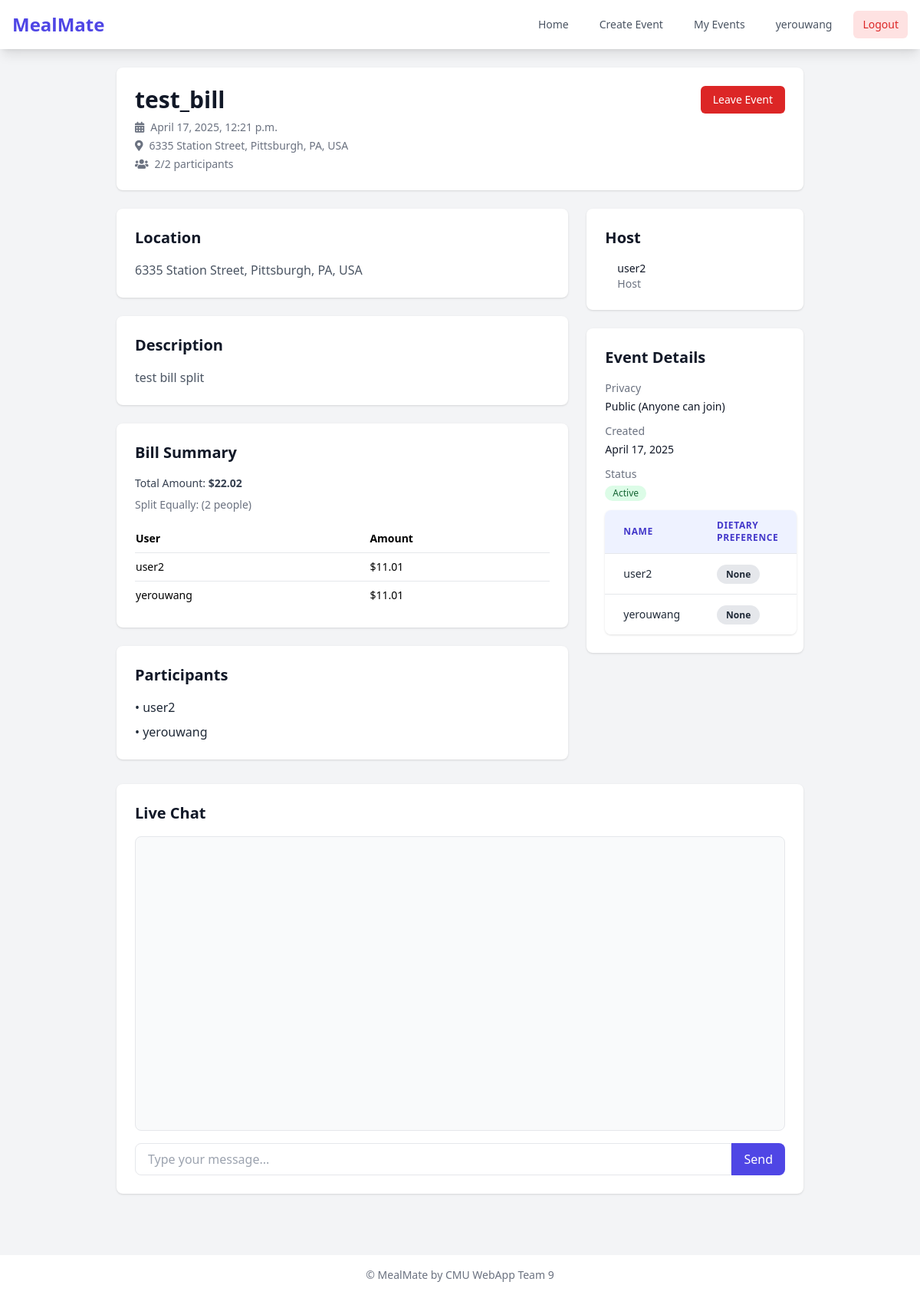
/event/2/ (signed in), run on the app's committed database.
### MealMate/models.py (models this page shows, shortened)
class MealEvent(models.Model):
    title = models.CharField(max_length=100)
    description = models.TextField(blank=True)
    date_time = models.DateTimeField()
    location = models.CharField(max_length=255)
    latitude = models.FloatField(blank=True, null=True)
    longitude = models.FloatField(blank=True, null=True)
    max_participants = models.PositiveIntegerField()
    participants = models.ManyToManyField(User, through='Participation', related_name='events_joined')
    status = models.CharField(max_length=20, default='active')
    created_at = models.DateTimeField(auto_now_add=True)
    privacy = models.CharField(max_length=10, choices=[('public', 'Public'), ('private', 'Private')])
    invitation_code = models.CharField(max_length=10, blank=True, null=True)
    host = models.ForeignKey(User, on_delete=models.CASCADE, related_name='hosted_events')

class Bill(models.Model):
    event = models.OneToOneField(MealEvent, on_delete=models.CASCADE)
    is_split_equally = models.BooleanField(default=True)
    total_amount = models.DecimalField(max_digits=8, decimal_places=2, null=True, blank=True)

class Payment(models.Model):
    bill = models.ForeignKey(Bill, on_delete=models.CASCADE)
    user = models.ForeignKey(User, on_delete=models.CASCADE)
    amount = models.DecimalField(max_digits=8, decimal_places=2)
    status = models.CharField(max_length=20, choices=[('Pending', 'Pending'), ('Completed', 'Completed')])

class Participation(models.Model):
    user = models.ForeignKey(User, on_delete=models.CASCADE)
    event = models.ForeignKey(MealEvent, on_delete=models.CASCADE)
    joined_at = models.DateTimeField(auto_now_add=True)
    class Meta:
        unique_together = ('user', 'event')

class UserProfile(models.Model):
    user = models.OneToOneField(User, on_delete=models.CASCADE)
    first_name = models.CharField(max_length=30, blank=True)
    last_name = models.CharField(max_length=30, blank=True)
    email = models.EmailField(blank=True)
    phone = models.CharField(max_length=20, blank=True)
    contact_info = models.TextField(blank=True)
    dietary_preferences = models.CharField(
        max_length=100,
        choices=[
            ('vegetarian', 'Vegetarian'),
            ('vegan', 'Vegan'),
            ('halal', 'Halal'),
            ('kosher', 'Kosher'),
            ('none', 'No Preference'),
        ],
        default='none',
        blank=True
    )

### MealMate/views.py (the view, shortened to what this page needs)
# urls.py: path("event/<int:event_id>/", views.event_detail, name='event_detail'),
@require_http_methods(["GET", "POST"])
@login_required
def event_detail(request, event_id):
    event = get_object_or_404(MealEvent, id=event_id)
    is_participant = Participation.objects.filter(user=request.user, event=event).exists()
    is_host = request.user == event.host
    participants = Participation.objects.filter(event=event).select_related('user')
    preferences = [
        p.user.userprofile.dietary_preferences for p in participants
        if hasattr(p.user, 'userprofile')
    ]
    pref_counts = Counter(preferences)
    context = {
        "event": event,
        "is_participant": is_participant,
        "is_host": is_host,
        'dietary_data': dict(pref_counts),
    }
    return render(request, 'MealMate/event_detail.html', context)

### MealMate/templates/MealMate/event_detail.html (shortened to what this page needs)
{% extends 'MealMate/base.html' %}
{% block content %}
<div class="max-w-4xl mx-auto">
    <div class="bg-white shadow rounded-lg p-6 mb-6">
        <div class="flex justify-between items-start">
            <div>
                <h1 class="text-3xl font-bold text-gray-900">{{ event.title }}</h1>
                <div class="mt-2 flex items-center text-sm text-gray-500">
                    <i class="fas fa-calendar-alt mr-2"></i>
                    {{ event.date_time|date:"F j, Y, g:i a" }}
                </div>
                <div class="mt-1 flex items-center text-sm text-gray-500">
                    <i class="fas fa-map-marker-alt mr-2"></i>
                    {{ event.location }}
                </div>
                <div class="mt-1 flex items-center text-sm text-gray-500">
                    <i class="fas fa-users mr-2"></i>
                    {{ event.participants.count }}/{{ event.max_participants }} participants
                </div>
            </div>
            <div class="flex space-x-4">
                {% if user == event.host %}
                    <a href="{% url 'edit_event' event.id %}"
                       class="inline-flex items-center px-4 py-2 border border-gray-300 text-sm font-medium rounded-md text-gray-700 bg-white hover:bg-gray-50">
                        Edit Event
                    </a>
                    <a href="{% url 'delete_event' event.id %}"
                       class="inline-flex items-center px-4 py-2 border border-transparent text-sm font-medium rounded-md text-white bg-red-600 hover:bg-red-700"
                       onclick="return confirm('Are you sure you want to delete this event? This operation cannot be undone.');">
                       <i class="fas fa-trash-alt mr-2"></i> Delete Event
                    </a>
                {% else %}
                    {% if user in event.participants.all %}
                        <a href="{% url 'leave_event' event.id %}"
                           class="inline-flex items-center px-4 py-2 text-sm font-medium rounded-md text-white bg-red-600 hover:bg-red-700">
                            Leave Event
                        </a>
                    {% elif event.privacy == 'public' and event.participants.all.count < event.max_participants %}
                        <a href="{% url 'join_event' event.id %}"
                           class="inline-flex items-center px-4 py-2 text-sm font-medium rounded-md text-white bg-indigo-600 hover:bg-indigo-700">
                            Join Event
                        </a>
                    {% endif %}
                {% endif %}
            </div>
        </div>
    </div>
    <div class="grid grid-cols-1 md:grid-cols-3 gap-6">
        <div class="md:col-span-2 space-y-6">
            <div class="bg-white shadow rounded-lg p-6">
                <h2 class="text-xl font-semibold text-gray-900 mb-4">Location</h2>
                <p class="text-gray-600">{{ event.location }}</p>
            </div>
            <div class="bg-white shadow rounded-lg p-6">
                <h2 class="text-xl font-semibold text-gray-900 mb-4">Description</h2>
                <p class="text-gray-600">{{ event.description }}</p>
            </div>
                {% if is_participant or is_host %}
                <div class="bg-white shadow rounded-lg p-6 mb-6">
                    <h2 class="text-xl font-semibold text-gray-900 mb-4">Bill Summary</h2>
                    {% if event.bill %}
                        <p class="text-sm text-gray-700 mb-2">Total Amount: <strong>${{ event.bill.total_amount }}</strong></p>
                        <p class="text-sm text-gray-500 mb-4">Split Equally: ({{ event.participants.count }} people)</p>
                        <table class="min-w-full text-sm">
                            <thead class="border-b font-medium">
                                <tr>
                                    <th class="py-2 text-left">User</th>
                                    <th class="py-2 text-left">Amount</th>
                                </tr>
                            </thead>
                            <tbody>
                                {% for payment in event.bill.payment_set.all %}
                                    <tr class="border-t">
                                        <td class="py-2">{{ payment.user.username }}</td>
                                        <td class="py-2">${{ payment.amount }}</td>
                                    </tr>
                                {% endfor %}
                            </tbody>
                        </table>
                    {% endif %}
                </div>
            {% endif %}
                <div class="bg-white shadow rounded-lg p-6">
                    <h2 class="text-xl font-semibold text-gray-900 mb-4">Participants</h2>
                    <div class="space-y-2">
                        {% for p in event.participation_set.all %}
                        <div class="text-gray-800">• {{ p.user.username }}</div>
                        {% endfor %}
                    </div>
                </div>
            </div>
        <div class="space-y-6">
            <div class="bg-white shadow rounded-lg p-6">
                <h2 class="text-xl font-semibold text-gray-900 mb-4">Host</h2>
                <div class="flex items-center">
                    <div class="ml-4">
                        <p class="text-sm font-medium text-gray-900">{{ event.host.username }}</p>
                        <p class="text-sm text-gray-500">Host</p>
                    </div>
                </div>
            </div>
            <div class="bg-white shadow rounded-lg p-6">
                <h2 class="text-xl font-semibold text-gray-900 mb-4">Event Details</h2>
                <dl class="space-y-3">
                    <div>
                        <dt class="text-sm font-medium text-gray-500">Privacy</dt>
                        <dd class="mt-1 text-sm text-gray-900">
                            {% if event.privacy == 'public' %}
                                Public (Anyone can join)
                            {% else %}
                                Private (Invitation only)
                            {% endif %}
                        </dd>
                    </div>
                    <div>
                        <dt class="text-sm font-medium text-gray-500">Created</dt>
                        <dd class="mt-1 text-sm text-gray-900">{{ event.created_at|date:"F j, Y" }}</dd>
                    </div>
                    <div>
                        <dt class="text-sm font-medium text-gray-500">Status</dt>
                        <dd class="mt-1 text-sm text-gray-900">
                            {% if event.status == 'active' %}
                                <span class="inline-flex items-center px-2.5 py-0.5 rounded-full text-xs font-medium bg-green-100 text-green-800">
                                    Active
                                </span>
                            {% else %}
                                <span class="inline-flex items-center px-2.5 py-0.5 rounded-full text-xs font-medium bg-red-100 text-red-800">
                                    Cancelled
                                </span>
                            {% endif %}
                        </dd>
                    </div>
                    <table class="min-w-full divide-y divide-gray-200 mt-4 shadow rounded-lg overflow-hidden">
                        <thead class="bg-indigo-50">
                          <tr>
                            <th class="px-6 py-3 text-left text-xs font-bold text-indigo-700 uppercase tracking-wider">Name</th>
                            <th class="px-6 py-3 text-left text-xs font-bold text-indigo-700 uppercase tracking-wider">Dietary Preference</th>
                          </tr>
                        </thead>
                        <tbody class="bg-white divide-y divide-gray-200">
                          {% for participant in event.participants.all %}
                          <tr class="hover:bg-indigo-50">
                            <td class="px-6 py-4 whitespace-nowrap text-sm text-gray-800">{{ participant.username }}</td>
                            <td class="px-6 py-4 whitespace-nowrap text-sm">
                              {% with participant.userprofile.dietary_preferences as pref %}
                                <span class="px-3 py-1 rounded-full text-xs font-semibold
                                  {% if pref == 'vegetarian' %} bg-green-100 text-green-800
                                  {% elif pref == 'vegan' %} bg-red-100 text-red-800
                                  {% elif pref == 'halal' %} bg-blue-100 text-blue-800
                                  {% elif pref == 'kosher' %} bg-yellow-100 text-yellow-800
                                  {% else %} bg-gray-200 text-gray-800 {% endif %}">
                                  {{ pref|title }}
                                </span>
                              {% endwith %}
                            </td>
                          </tr>
                          {% endfor %}
                        </tbody>
                      </table>
                </dl>
            </div>
        </div>
    </div>
{% if is_participant or is_host %}
<div class="mt-8">
<div class="bg-white shadow rounded-lg p-6 mb-6">
    <h2 class="text-xl font-semibold text-gray-900 mb-4">Live Chat</h2>
    <div id="chat-messages" class="h-96 overflow-y-auto mb-4 border rounded-lg p-4 bg-gray-50">
    </div>
    <div class="flex">
        <input type="text" id="chat-message-input" class="flex-1 border rounded-l-lg px-4 py-2 focus:outline-none focus:ring-2 focus:ring-indigo-500" placeholder="Type your message...">
        <button id="chat-message-submit" class="bg-indigo-600 text-white px-4 py-2 rounded-r-lg hover:bg-indigo-700 focus:outline-none focus:ring-2 focus:ring-indigo-500">
            Send
        </button>
    </div>
</div>
</div>
</div>
{% endif %}
{% endblock %}

### MealMate/templates/MealMate/base.html (shortened to what this page needs)
<!DOCTYPE html>
<html lang="en">
<head>
    <script src="https://cdn.tailwindcss.com"></script>
    <link rel="stylesheet" href="https://cdnjs.cloudflare.com/ajax/libs/font-awesome/5.15.4/css/all.min.css">
</head>
<body class="bg-gray-100">
    <nav class="bg-white shadow-lg">
        <div class="max-w-7xl mx-auto px-4">
            <div class="flex justify-between h-16 items-center">
                <div class="flex items-center">
                    <a href="{% url 'home' %}" class="text-2xl font-bold text-indigo-600">MealMate</a>
                </div>
                <div class="hidden sm:flex sm:space-x-4 items-center">
                    <a href="{% url 'home' %}" class="text-gray-600 hover:text-indigo-600 px-3 py-2 rounded-md text-sm font-medium">
                        Home
                    </a>
                    {% if user.is_authenticated %}
                        <a href="{% url 'create_event' %}" class="text-gray-600 hover:text-indigo-600 px-3 py-2 rounded-md text-sm font-medium">
                            Create Event
                        </a>
                        <a href="{% url 'my_events' %}" class="text-gray-600 hover:text-indigo-600 px-3 py-2 rounded-md text-sm font-medium">
                            My Events
                        </a>
                        <a href="{% url 'profile' %}" class="text-gray-600 hover:text-indigo-600 px-3 py-2 rounded-md text-sm font-medium">
                            {{ user.username }}
                        </a>
                        <form action="{% url 'logout' %}" method="post" class="inline">
                            <button type="submit" class="text-sm text-red-600 bg-red-100 hover:bg-red-200 px-3 py-2 rounded-md font-medium">
                                Logout
                            </button>
                        </form>
                    {% endif %}
                </div>
            </div>
        </div>
    </nav>
    <main class="max-w-7xl mx-auto py-6 sm:px-6 lg:px-8">
        {% block content %}
        {% endblock %}
    </main>
    <footer class="bg-white shadow-lg mt-8">
        <div class="max-w-7xl mx-auto py-4 px-4 sm:px-6 lg:px-8">
            <p class="text-center text-gray-500 text-sm">
                &copy; MealMate by CMU WebApp Team 9
            </p>
        </div>
    </footer>
</body>
</html>

### data on the page
MealEvent: title "test_bill", date_time "April 17, 2025, 12:21 p.m.", location "6335 Station Street, Pittsburgh, PA, USA", participants.count "2", max_participants "2", description "test bill split", bill.total_amount "22.02", host.username "user2", created_at "April 17, 2025"
Payment: user.username "user2", amount "11.01"
Payment: user.username "yerouwang", amount "11.01"
Participation: user.username "user2"
Participation: user.username "yerouwang"

### other printed values
{{ user.username }} "yerouwang"
{{ participant.username }} "user2"
{{ participant.username }} "yerouwang"
